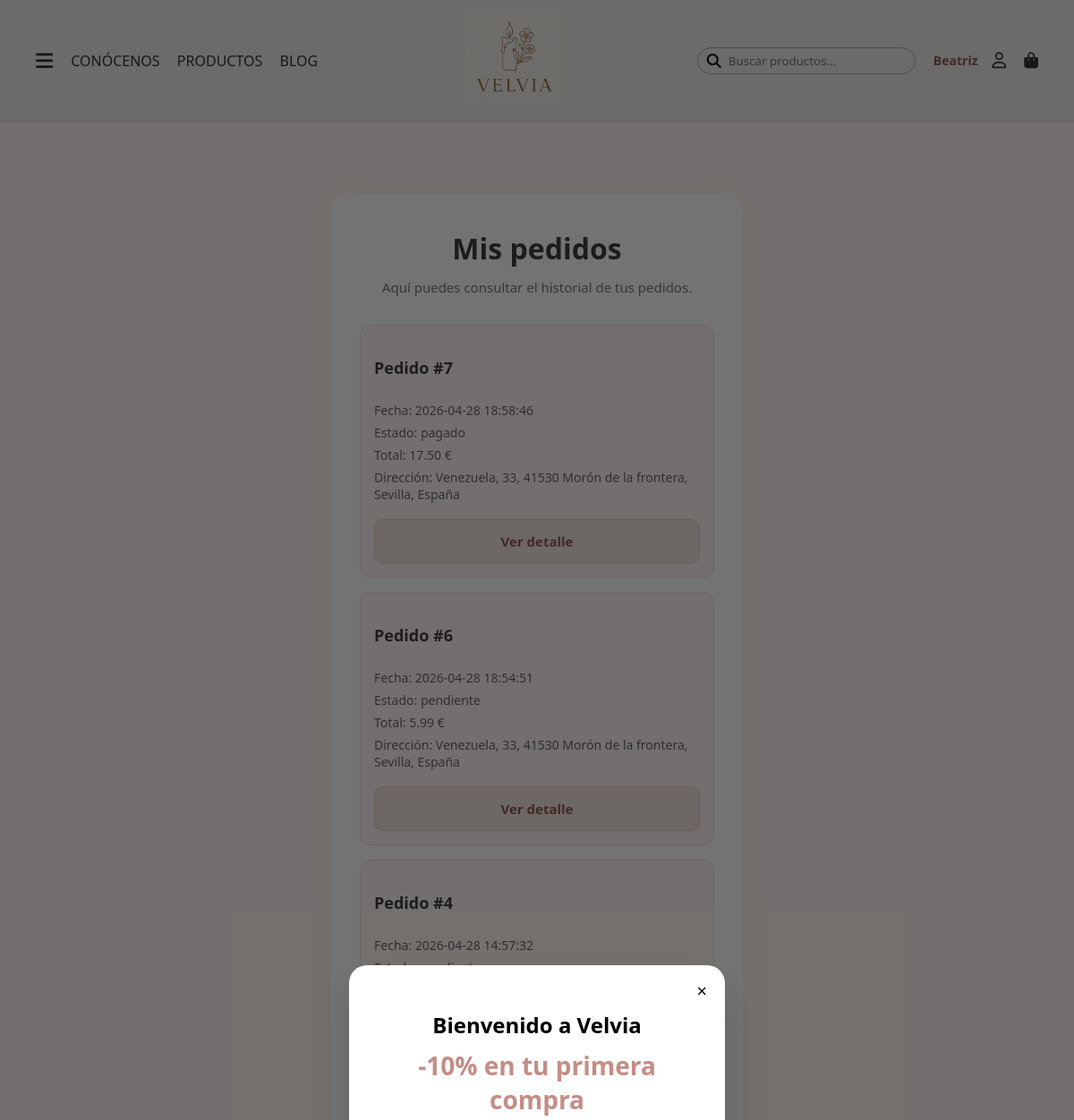
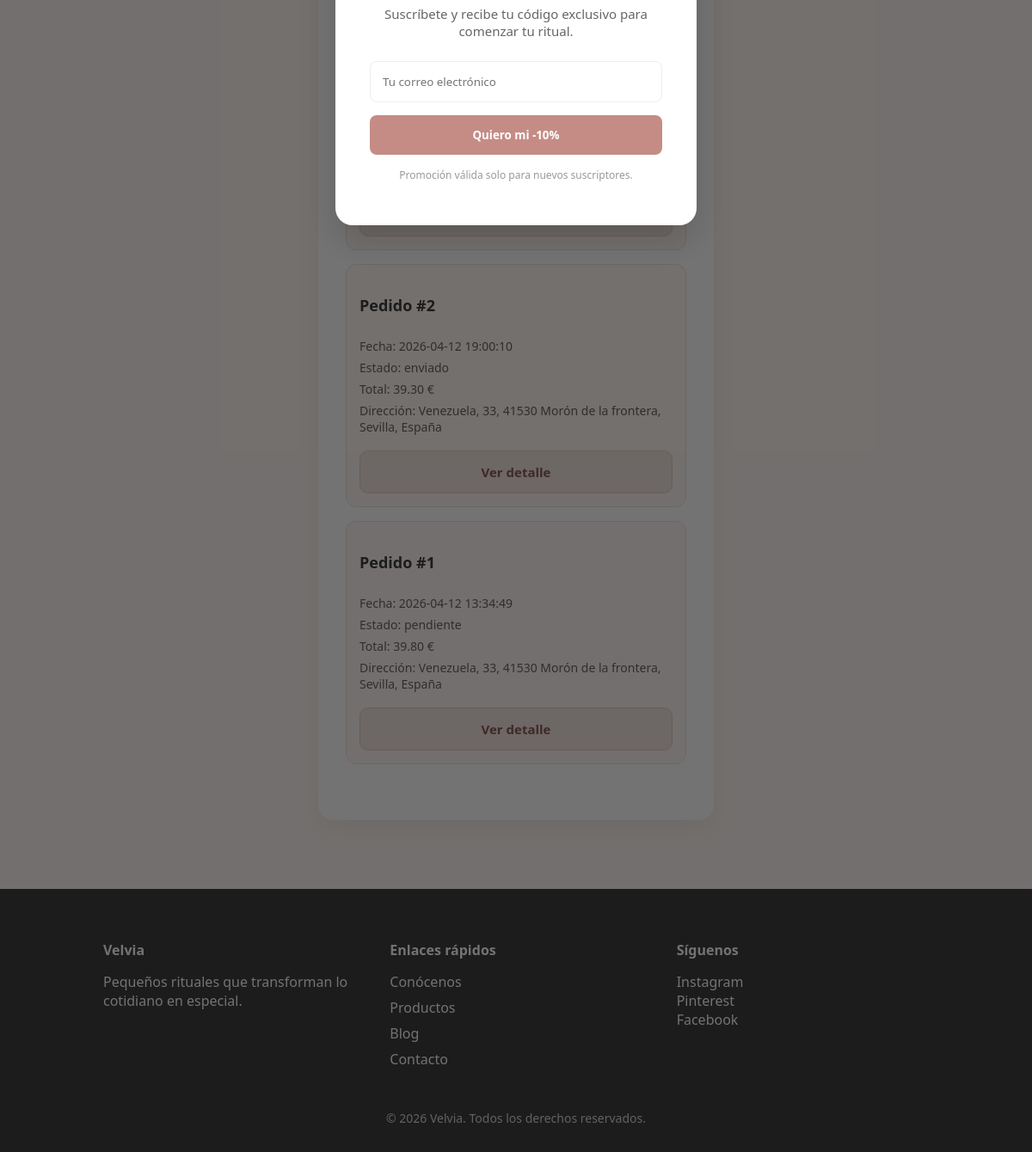
The page /mis_pedidos.php (signed in) on the database its author committed (2 pictures, top to bottom).
### tables this page shows
CREATE TABLE `pedido` (
  `id_pedido` int(11) NOT NULL,
  `fecha_pedido` datetime DEFAULT current_timestamp(),
  `estado_pedido` varchar(20) NOT NULL DEFAULT 'pendiente',
  `total` decimal(10,2) DEFAULT NULL,
  `id_direccion` int(11) DEFAULT NULL,
  `id_usuario` int(11) DEFAULT NULL
);

CREATE TABLE `direccion` (
  `id_direccion` int(11) NOT NULL,
  `id_usuario` int(11) DEFAULT NULL,
  `calle` varchar(150) DEFAULT NULL,
  `numero` varchar(10) DEFAULT NULL,
  `ciudad` varchar(50) DEFAULT NULL,
  `provincia` varchar(50) DEFAULT NULL,
  `codigo_postal` varchar(10) DEFAULT NULL,
  `pais` varchar(50) DEFAULT NULL
);

### mis_pedidos.php (the view, shortened to what this page needs)
<?php
include_once 'php/conexion.php';
$id_usuario = $_SESSION['usuario']['id'];
$stmt = $pdo->prepare("
    SELECT
        p.id_pedido,
        p.fecha_pedido,
        p.estado_pedido,
        p.total,
        d.calle,
        d.numero,
        d.ciudad,
        d.provincia,
        d.codigo_postal,
        d.pais
    FROM pedido p
    LEFT JOIN direccion d ON p.id_direccion = d.id_direccion
    WHERE p.id_usuario = ?
    ORDER BY p.fecha_pedido DESC
");
$stmt->execute([$id_usuario]);
$pedidos = $stmt->fetchAll();
$css_extra = 'auth.css';
include("php/includes/header.php");
?>
<section class="auth-section">
  <div class="auth-card">
    <h1>Mis pedidos</h1>
    <p class="auth-subtitle">
      Aquí puedes consultar el historial de tus pedidos.
    </p>
    <?php if (count($pedidos) > 0): ?>
      <div class="pedidos-list">
        <?php foreach ($pedidos as $pedido): ?>
          <div class="pedido-card">
            <p><strong>Pedido #<?= htmlspecialchars($pedido['id_pedido']); ?></strong></p>
            <p>Fecha: <?= htmlspecialchars($pedido['fecha_pedido']); ?></p>
            <p>Estado: <?= htmlspecialchars($pedido['estado_pedido']); ?></p>
            <p>Total: <?= number_format($pedido['total'], 2); ?> €</p>
            <?php if (!empty($pedido['calle'])): ?>
              <p>
                Dirección:
                <?= htmlspecialchars($pedido['calle']); ?>, <?= htmlspecialchars($pedido['numero']); ?>,
                <?= htmlspecialchars($pedido['codigo_postal']); ?> <?= htmlspecialchars($pedido['ciudad']); ?>,
                <?= htmlspecialchars($pedido['provincia']); ?>, <?= htmlspecialchars($pedido['pais']); ?>
              </p>
            <?php endif; ?>
            <a href="pedido.php?id=<?= $pedido['id_pedido']; ?>" class="auth-btn btn-secundario">
              Ver detalle
            </a>
          </div>
        <?php endforeach; ?>
      </div>
    <?php else: ?>
      <p>No tienes pedidos todavía.</p>
    <?php endif; ?>
  </div>
</section>
<?php include("php/includes/footer.php"); ?>

### php/includes/header.php (shortened to what this page needs)
<!DOCTYPE html>
<html lang="es">
<head>
  <link rel="stylesheet" href="/ProyectoIntermodular/css/styles.css?v=11">
  <?php if (isset($css_extra)): ?>
    <link rel="stylesheet" href="/ProyectoIntermodular/css/<?php echo $css_extra; ?>">
  <?php endif; ?>
  <link href="https://cdnjs.cloudflare.com/ajax/libs/font-awesome/6.5.0/css/all.min.css" rel="stylesheet">
</head>
<body>
<header class="header">
  <div class="left-section">
    <i class="fa-solid fa-bars menu-icon" id="menuBtn"></i>
    <nav class="nav-links">
      <a href="/ProyectoIntermodular/conocenos.php">CONÓCENOS</a>
      <a href="/ProyectoIntermodular/productos.php">PRODUCTOS</a>
      <a href="/ProyectoIntermodular/blog.php">BLOG</a>
    </nav>
  </div>
  <div class="logo">
    <a href="/ProyectoIntermodular/index.php">
      <img src="/ProyectoIntermodular/assets/images/logo/logo.png" alt="Logo Velvia">
    </a>
  </div>
  <div class="right-section">
    <form class="search-box" action="/ProyectoIntermodular/buscar.php" method="GET">
      <i class="fa-solid fa-magnifying-glass"></i>
      <input type="text" name="q" placeholder="Buscar productos..." required>
    </form>
    <?php if (isset($_SESSION['usuario'])): ?>
      <div class="user-menu">
        <button class="user-menu-btn" id="userMenuBtn" type="button">
          <span class="user-name">
            <?= htmlspecialchars($_SESSION['usuario']['nombre']); ?>
          </span>
          <i class="fa-regular fa-user icon"></i>
        </button>
      </div>
    <?php endif; ?>
    <div class="cart-icon">
      <a href="/ProyectoIntermodular/carrito.php">
        <i class="fa-solid fa-bag-shopping icon"></i>
      </a>
    </div>
  </div>
</header>

### php/includes/footer.php (shortened to what this page needs)
<footer class="footer">
  <div class="footer-grid">
    <div class="footer-col">
      <h4>Velvia</h4>
      <p>Pequeños rituales que transforman lo cotidiano en especial.</p>
    </div>
    <div class="footer-col">
      <h4>Enlaces rápidos</h4>
      <ul>
        <li><a href="conocenos.php">Conócenos</a></li>
        <li><a href="productos.php">Productos</a></li>
        <li><a href="blog.php">Blog</a></li>
        <li><a href="#">Contacto</a></li>
      </ul>
    </div>
    <div class="footer-col">
      <h4>Síguenos</h4>
      <p>Instagram</p>
      <p>Pinterest</p>
      <p>Facebook</p>
    </div>
  </div>
  <div class="footer-bottom">
    <p>© 2026 Velvia. Todos los derechos reservados.</p>
  </div>
</footer>
<div id="newsletterPopup" class="popup-overlay">
  <div class="popup-content">
    <span class="close-btn">&times;</span>
    <div class="popup-text">
      <h2>Bienvenido a Velvia</h2>
      <p class="discount">-10% en tu primera compra</p>
      <p class="popup-subtext">
        Suscríbete y recibe tu código exclusivo para comenzar tu ritual.
      </p>
    </div>
    <form
      action="https://TU_USUARIO.usX.list-manage.com/subscribe/post?u=XXXX&id=XXXX"
      method="POST"
      target="_blank"
      class="popup-form"
    >
      <input type="email" name="EMAIL" placeholder="Tu correo electrónico" required>
      <button type="submit">Quiero mi -10%</button>
    </form>
    <p class="popup-note">Promoción válida solo para nuevos suscriptores.</p>
  </div>
</div>
</body>
</html>

### css/styles.css (style rules this page uses)
* { margin: 0; padding: 0; box-sizing: border-box; font-family: 'Segoe UI', sans-serif; }
body { background-color: #f3eee9; }
.header { display: flex; justify-content: space-between; align-items: center; padding: 15px 40px; border-bottom: 1px solid #ccc; background-color: #f3eee9; }
.nav-links a { text-decoration: none; color: #333; font-weight: 500; margin-right: 15px; }
.menu-icon { font-size: 22px; color: #333; cursor: pointer; display: inline-block; line-height: 1; }
.left-section { display: flex; align-items: center; gap: 20px; position: relative; }
.logo img { height: 100px; object-fit: contain; }
.right-section { display: flex; align-items: center; gap: 20px; }
.right-section a { text-decoration: none; display: flex; align-items: center; }
.search-box { display: flex; align-items: center; border: 1px solid #aaa; padding: 5px 10px; border-radius: 20px; }
.search-box input { border: none; outline: none; background: transparent; margin-left: 8px; }
.icon { font-size: 18px; cursor: pointer; }
.right-section a, .right-section a:link, .right-section a:visited, .right-section a:hover, .right-section a:active { color: #333 !important; text-decoration: none; }
.right-section a i, .right-section a i::before, .right-section i.icon, .right-section i.icon::before, .right-section .fa-user, .right-section .fa-user::before, .right-section .fa-bag-shopping, .right-section .fa-bag-shopping::before { color: #333 !important; }
.cart-icon { position: relative; }
.cart-icon a { position: relative; display: inline-block; }
html { scroll-behavior: smooth; }
.footer { background-color: #3e3e3e; color: white; padding: 60px 10% 30px; }
.footer-grid { display: grid; grid-template-columns: repeat(auto-fit, minmax(200px, 1fr)); gap: 40px; }
.footer-col h4 { margin-bottom: 15px; }
.footer-col ul { list-style: none; padding: 0; }
.footer-col ul li { margin-bottom: 8px; }
.footer-col ul li a { color: white; text-decoration: none; }
.footer-bottom { text-align: center; margin-top: 40px; font-size: 14px; opacity: 0.8; }
.popup-overlay { position: fixed; top: 0; left: 0; width: 100%; height: 100%; background: rgba(0,0,0,0.55); display: none; justify-content: center; align-items: center; z-index: 2000; }
.popup-content { background: white; padding: 50px 40px; border-radius: 20px; max-width: 420px; width: 90%; text-align: center; position: relative; animation: popupFade 0.5s ease; box-shadow: 0 20px 40px rgba(0,0,0,0.15); }
.popup-content h2 { font-size: 24px; margin-bottom: 10px; }
.discount { font-size: 28px; font-weight: bold; color: #c58c85; margin-bottom: 10px; }
.popup-subtext { font-size: 15px; color: #666; margin-bottom: 25px; }
.popup-form input { width: 100%; padding: 14px; border-radius: 8px; border: 1px solid #eee; margin-bottom: 15px; }
.popup-form button { width: 100%; padding: 14px; border-radius: 8px; border: none; background: #c58c85; color: white; font-weight: 600; cursor: pointer; transition: 0.3s ease; }
.popup-note { font-size: 12px; margin-top: 15px; color: #999; }
.close-btn { position: absolute; top: 15px; right: 20px; font-size: 20px; cursor: pointer; }
.user-name { font-size: 14px; color: #8b5c52; font-weight: 600; margin-right: 8px; }
.user-menu { position: relative; display: flex; align-items: center; }
.user-menu-btn { display: flex; align-items: center; gap: 8px; background: none; border: none; cursor: pointer; padding: 0; }
.user-name { font-size: 14px; color: #8b5c52; font-weight: 600; }
.user-menu-btn .icon { color: #333; font-size: 18px; }
.pedidos-list { display: flex; flex-direction: column; gap: 20px; margin-bottom: 25px; }
.pedido-card { background: #fff8f4; border: 1px solid #e8ddd6; border-radius: 14px; padding: 18px 20px; display: flex; flex-direction: column; gap: 6px; }
.pedido-card strong { font-size: 16px; color: #3e3e3e; }
.pedido-card p { margin: 0; font-size: 14px; color: #666; }
.auth-card p strong { display: block; font-size: 18px; margin: 20px 0; color: #3e3e3e; }

### rows shown on the page
pedido: id_pedido "7", fecha_pedido "2026-04-28 18:58:46", estado_pedido "pagado", total "17.50", id_direccion.calle "Venezuela", id_direccion.numero "33", id_direccion.codigo_postal "41530", id_direccion.ciudad "Morón de la frontera", id_direccion.provincia "Sevilla", id_direccion.pais "España"
pedido: id_pedido "6", fecha_pedido "2026-04-28 18:54:51", estado_pedido "pendiente", total "5.99", id_direccion.calle "Venezuela", id_direccion.numero "33", id_direccion.codigo_postal "41530", id_direccion.ciudad "Morón de la frontera", id_direccion.provincia "Sevilla", id_direccion.pais "España"
pedido: id_pedido "4", fecha_pedido "2026-04-28 14:57:32"
pedido: id_pedido "2", fecha_pedido "2026-04-12 19:00:10", estado_pedido "enviado", total "39.30", id_direccion.calle "Venezuela", id_direccion.numero "33", id_direccion.codigo_postal "41530", id_direccion.ciudad "Morón de la frontera", id_direccion.provincia "Sevilla", id_direccion.pais "España"
pedido: id_pedido "1", fecha_pedido "2026-04-12 13:34:49", estado_pedido "pendiente", total "39.80", id_direccion.calle "Venezuela", id_direccion.numero "33", id_direccion.codigo_postal "41530", id_direccion.ciudad "Morón de la frontera", id_direccion.provincia "Sevilla", id_direccion.pais "España"

### other values the page prints
$_SESSION['usuario']['nombre'] "Beatriz"
